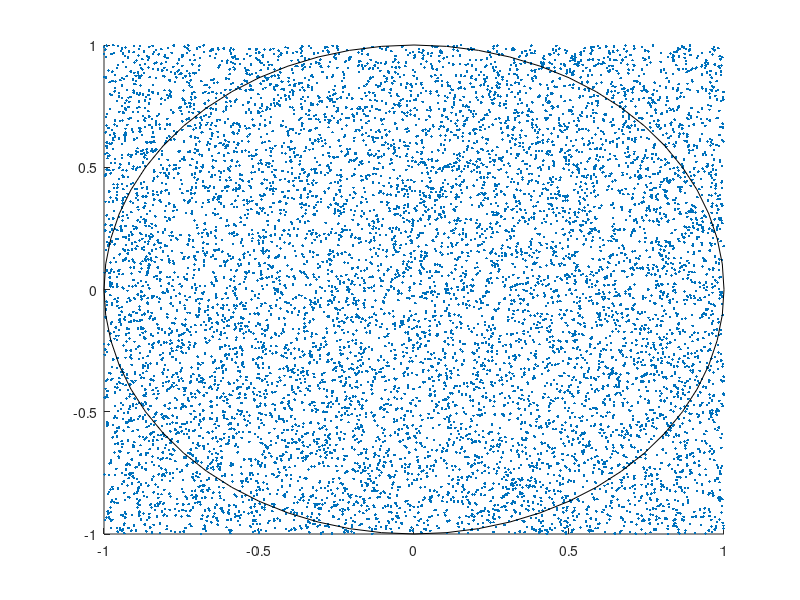

Here is the MATLAB script that generated this plot: (Note: this script raises an error after producing the figure.)
% ECE498, approximate pi by throwing darts at a square dartboard
%
% Consider a square dartboard with each side having dimension equal to 2.
% Centered inside this square place a circle having radius 1.
%
% Now throw N = 1e4 darts at the dartboard in a random fashion so that they
% are uniformly distributed over the surface of the dartboard.
%
% The area of the circle is pi*radius^2. Given a radius of 1, the area of
% the circle is equal to pi.
% The area of the square is 2 * 2 = 4
%
% The ratio of the circle area to the square area is pi/4. If this value is
% multiplied by 4, the result is pi.
%
% Since the darts are uniformly distributed over the dartboard, the ratio
% of the darts that are in the circle to the total number must approximate
% pi/4. So, multiplying this ratio by 4 will give an approximation to pi.

% No For or While loops permitted.
% No extraneous output to the Command Window.

% Cameron, Sullivan (change this line!)
% 2019/01/XX (change XX to the date completed)

% This is NOT a function M-file; it is a script M-file

% Simulate random dart throws.
% Plot square with circle and points for dart throws.
% Plot graph of approximated pi value versus dart number.

% Useful functions: rand, hypot, sum, cumsum, subplot, plot, semilogx, axis, title, xlabel, text, sprintf
close all;

% Plot the randomly generated points on the dartboard.
x_coords = (rand([1 10000]) * 2) - 1;
y_coords = (rand([1 10000]) * 2) - 1;
figure('Position', [10 10 300 300]);
scatter(x_coords, y_coords,'.r');

hold on;

% Plot the circle.
Hrect = rectangle('Position',[-1, -1 2 2],'Curvature',1);
Hrect.LineWidth = 2;
title("N = 10000 Darts");
yticks([-1 -0.5 0 0.5 1]);

% Pi estimation
% Find number of darts in the circle.
% Find number of darts outside the circle.
% Take ratio and multiply by 4.

% Pi estimation plot
% semilogx();
% xlabel("Dart Number");
% title('\pi \approx 3.xxx');